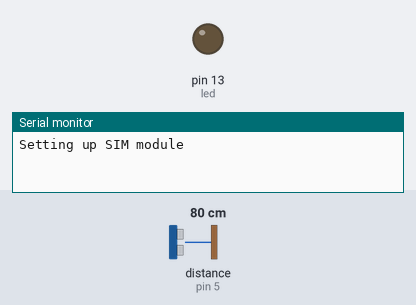
A sketch run on a simulated Arduino Uno, built with avr-gcc and run on an emulated ATmega328P. On the bench: output pins drawn as LEDs (lit = HIGH), the last lines printed to the serial monitor. The test bench sets the inputs (shaded band); at power-on: distance to the obstacle (sensor on pin 5) 80 cm. The echo pulse lasts 58.3 µs per cm; the modem accepts every AT command (registered, SIM ready, sends succeed) and sends nothing else; pins used as bus, display or sensor lines are not drawn.

Above: at 0.1 s.
At 7.7 s:
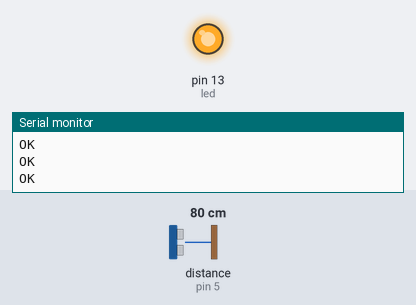
Timing chart, 0 to 9.2 s (numbered marks = the images above):
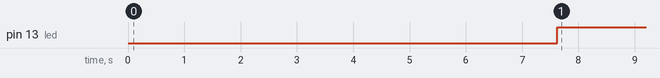

Measured:
- by itself, pin 13 (led): LOW → HIGH at 7.6 s

The sketch:

waterlevelmonitoringwithsim800andthinkspeak.ino
```cpp
#include <SoftwareSerial.h>

SoftwareSerial sim(3,4);


const int echoPin = 5;
const int triggerPin = 6;
int maxLevel = 1200;

int led = 13,_sim_status=0,xmit=0;
String sim_apn = "web.mtnnigeria.com",port_no = "80",ip_address = "api.thingspeak.com",API_KEY ="0W2WC1BBPM74DN0L",field= "field1=";
int watersensor=A1, water_value;String reply;

void setup() {
  // put your setup code here, to run once:
Serial.begin(9600);
 pinMode(echoPin,INPUT);
 pinMode(triggerPin,OUTPUT);
 Serial.println("Setting up SIM module");
 sim.begin(9600);
 pinMode(led,OUTPUT);
 delay(3000);
 //confirmSim();
 Serial.println(data_received());
}

unsigned long timea = millis();

void loop() {
  // put your main code here, to run repeatedly:
unsigned long timeb = millis();
if (xmit == 0)
{ sim_debug();}

if ((unsigned long)(timeb - timea) > 5000)
{
  water_value = getWaterLevel();
  Serial.println(water_value);
  sendData(API_KEY,field,String(water_value));
  delay(1000);
  sim_debug();
  timea = millis();
}

}

float getWaterLevel()
{
digitalWrite(triggerPin, LOW);
delayMicroseconds(2);
digitalWrite(triggerPin, HIGH);
delayMicroseconds(1);
digitalWrite(triggerPin, LOW);
int echoTime = pulseIn(echoPin,HIGH);
int level = echoTime/6;  //converts the ultrasonic readings to millimeter
if(level > 0)
{
  int waterLevel = maxLevel - level;
  if(waterLevel > 0){
    return waterLevel;
  }
  else{
    return 0;
  }
  }
else{
  return 0;
  }
}


void confirmSim()
{
   sim.listen();
      delay(10);
    sim.write("AT\r\n");
    delay(50);
    while(1)
    {
      if (sim.find("OK"))
      {
        break;
      }
      Serial.println("NO SIM");
      blink_led(led);
      sim.write("AT\r\n");
    delay(200);
    }
}

void shutConnection()
{
  sim.write("AT+CIPSHUT\r\n");
  delay(1000);
  Serial.println(data_received());
}

void setConnectiontype()
{
    sim.write("AT+CIPMUX=0\r\n");
    delay(1000);
    Serial.println(data_received());
    sim.write("AT+CGATT=1\r\n");
    delay(400);
    Serial.println(data_received());
    sim.write("AT+CSTT=\"");sim.print(sim_apn);sim.write("\",\"\",\"\"\r\n");
    delay(1000);
    Serial.println(data_received());
}

void startWireless()
{
  sim.write("AT+CIICR\r\n");
  delay(1000);
  Serial.println(data_received());

}

void startTCP()
{
  sim.write("AT+CIPSTART=\"TCP\",\"");sim.print(ip_address);sim.write("\",\"");sim.print(port_no);sim.write("\"\r\n");
  delay(1000);
  Serial.println(data_received());
}
void stopTCP()
{
  sim.write("AT+CIPCLOSE\r\n");
  delay(500);
  Serial.println(data_received());
}
void sendData(String channel_key,String field,String message)
{
  sim.write("AT+CIPSEND\r\n");
  delay(100);
  Serial.println(data_received());
  sim.write("GET https://api.thingspeak.com/update?api_key=");sim.print(channel_key);sim.write("&");sim.print(field);sim.print(message);sim.write("\r\n");
  delay(100);
  sim.write(0x1A);
  delay(500);

  Serial.println(data_received());
}
void sim_status()
{
  sim.listen();
  delay(10);
    sim.write("AT+CIPSTATUS\r\n");
    delay(500);
    Serial.println(data_received());
    if (check_response("IP INITIAL",reply)==1)
    {
      _sim_status=0;
    }else if (check_response("IP START",reply)==1)
    {
       _sim_status=1;
    }else if (check_response("IP CONFIG",reply)==1)
    {
       _sim_status=2;
    }else if (check_response("IP GPRSACT",reply)==1)
    {
       _sim_status=3;
    }else if (check_response("IP STATUS",reply)==1)
    {
       _sim_status=4;
    }else if (check_response("TCP CONNECTING",reply)==1)
    {
       _sim_status=5;
    }else if (check_response("CONNECT OK",reply)==1)
    {
       _sim_status=6;
    }else if (check_response("TCP CLOSING",reply)==1)
    {
       _sim_status=7;
    }else if (check_response("TCP CLOSED",reply)==1)
    {
       _sim_status=8;
    }else if (check_response("PDP DEACT",reply)==1)
    {
       _sim_status=9;
    }
}
//------------------------------------------------------------------------------------------
void sim_debug()
{
  sim.listen();
  delay(10);

  sim_status();

  if (_sim_status==0)  // status:IP INITIAL. Shut IP. Set APN.
  {
    shutConnection();
    setConnectiontype();
    sim_status();
    digitalWrite(led,HIGH);
  }
  if (_sim_status==1)  // status:IP START. Activate GPRS connection
  {
    xmit=0;
    startWireless();
    sim_status();
    digitalWrite(led,HIGH);
  }
  if (_sim_status==3)  // status:IP GPRSACT. Get IP
  {
    xmit=0;
    sim_ip();
    sim_status();
    digitalWrite(led,HIGH);
  }
  if (_sim_status==4)  // status:IP STATUS. Start TCP connection
  {
    xmit=0;
    startTCP();
    sim_status();
    digitalWrite(led,HIGH);
  }
  if (_sim_status==5)  // status:TCP CONNECTING. Wait for TCP connection
  {
    xmit=0;
    digitalWrite(led,HIGH);
  }
  if (_sim_status==6)  // status:CONNECT OK. Set transmit flag
  {
    if (xmit==0)
    {
      startTCP();
      xmit=1;
     }
   blink_led(led);
  }
  if (_sim_status==7)  // status:TCP CLOSING. Clear transmit flag.
  {
    xmit=0;
    sim_status();
    digitalWrite(led,HIGH);
  }
  if (_sim_status==8)  // status:TCP CLOSED. Restart TCP connection.
  {
    xmit=0;
    startTCP();
    digitalWrite(led,HIGH);
  }
  if (_sim_status==9)  // status:PDP DEACT. Shut IP.
  {
    xmit=0;
    shutConnection();
    digitalWrite(led,HIGH);
  }

}
void sim_ip()
{
  sim.write("AT+CIFSR\r\n");
  delay(1000);
  Serial.println(data_received());
}
String data_received()
{
  reply = "";char data ="";
  sim.listen();
  delay(10);
  while(sim.available()>0)
  {
    data = sim.read();
    reply +=data;
  }
  return reply;
}
short check_response(String query,String source)
{
  short stat=0;
  int query_len=query.length();

  for (int i=0;i<(source.length());i++)
  {
    if (source.substring(i,i+query_len) == query)
    {
      stat=1;
    }
  }
  return stat;
}
void blink_led(int a)
{
  digitalWrite(a,HIGH);
  delay(100);
  digitalWrite(a,LOW);
  delay(100);
 }
```
